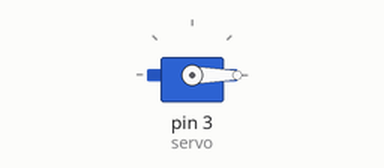
Simulated run of this sketch. Board: Arduino Uno, built with avr-gcc and run on an emulated ATmega328P. Parts: servo.

Above: at 0.05 s.
At 4.25 s:
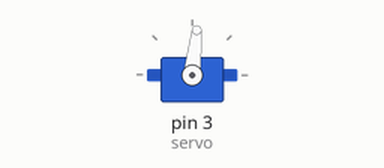
At 8.55 s:
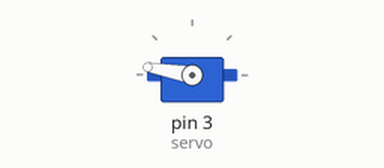
At 17.05 s:
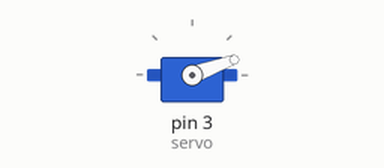
Timing chart, 0 to 23.5 s (numbered marks = the images above):
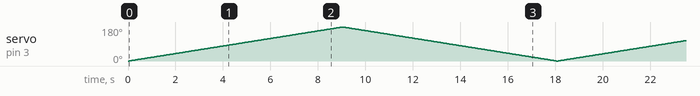

The sketch:

servo_demo1.ino
```cpp
// (licence header left out)
#include<Servo.h>
Servo servo;

void setup()
{
  servo.attach(3);
}

void loop()
{
  for(int i=0;i<180;i++)
  {
    servo.write(i);
    delay(50);
  }
  for(int i=180;i>=0;i--)
  {
    servo.write(i);
    delay(50);
  }
}

// Author Footprint: //Pranjal Das
```
